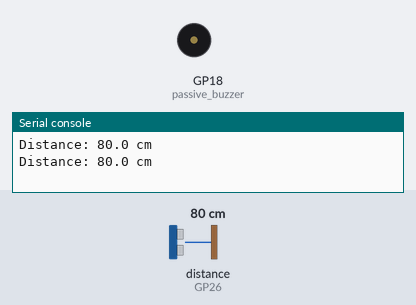
This program was run on a simulated Raspberry Pi Pico running MicroPython. Parts: buzzer (waves = sounding), the last lines printed to the serial console. Inputs (shaded band) come from the test bench; at power-on: distance to the obstacle (sensor on GP26) 80 cm. The echo pulse lasts 58.3 µs per cm.

Above: at 1.2 s.
1.3 s: distance to the obstacle (sensor on GP26) set to 12 cm
3.2 s: distance to the obstacle (sensor on GP26) set to 9 cm
At 4.8 s:
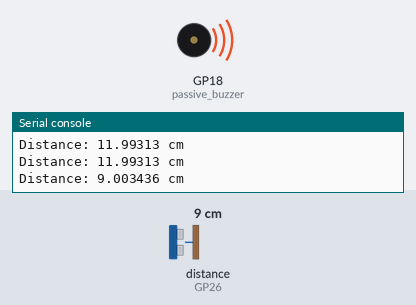
Timing chart, 0 to 6.3 s (numbered marks = the images above; inputs shaded):
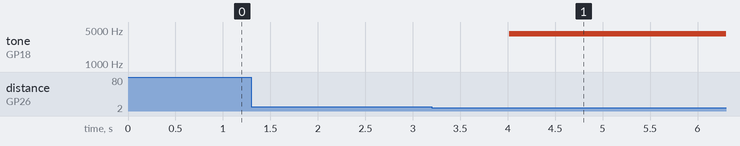

Measured:
- the behaviour switches between 11 and 10 cm on distance to the obstacle (sensor on GP26) (found by bisection; images 0 and 1)
- after the input at 3.2 s, tone on GP18 (passive_buzzer): silent → 4186 Hz after 0.82 s

The program:

ulrasonic_sensor.py
```python
import hcsr04 #Import hcsr04 module written by Roberto Sanchez: https://github.com/rsc1975/micropython-hcsr04/blob/master/hcsr04.py
import time #For delays
from machine import Pin, PWM #Import PIN, PWM from machine library

sensor_pins = hcsr04.HCSR04(trigger_pin=19, echo_pin=26) #Create an object using Sanchez hcsr04 module and class HCSR04 with parameters specifying the trigger pin and echo pin

#Passive Buzzer Control
passive_buzzer = PWM(Pin(18)) #Pin assignment for passive buzzer
passive_buzzer.freq(4186) #Set buzzer frequency
passive_buzzer.duty_u16(0) #Setting the duty_u16 to 0 ensures that when the machine is turned on, the buzzer won't immediately make a sound


while True:
    distance_in_cm = sensor_pins.distance_cm() #Distance calculation from Sanchez hcsr04 module is saved in variable distance_in_cm
    print('Distance:', distance_in_cm, 'cm') #Print the distance in cm in the terminal

    if distance_in_cm <= 10: #If distance is less than or equal to 10 cm
        passive_buzzer.duty_u16(3500) #Passive buzzer makes some noise

    else:
        passive_buzzer.duty_u16(0) #Passive buzzer stays silent

    time.sleep_ms(1000) #Delay by 1 second
```
